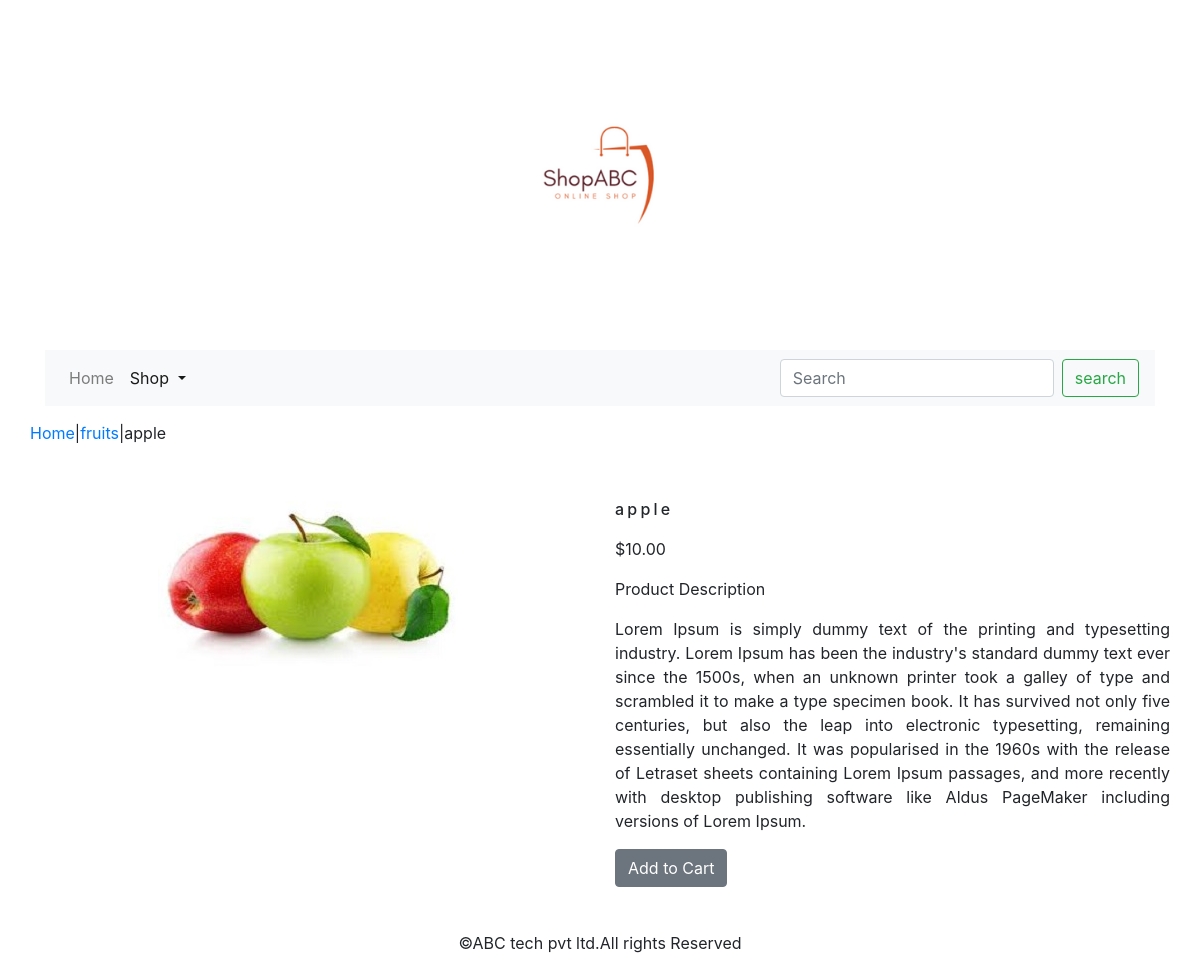
The page /shop/fruits/apple/ on the database its author committed.
### shop/models.py (models this page shows, shortened)
class Product(models.Model):
    name = models.CharField(max_length=250, unique=True)
    slug = models.SlugField(max_length=250, unique=True)
    description = models.TextField(blank=True)
    price = models.DecimalField(max_digits=10, decimal_places=2)
    category = models.ForeignKey(Category,on_delete=models.CASCADE)
    image = models.ImageField(upload_to='product', blank=True)
    stock = models.IntegerField()
    available=models.BooleanField(default=True)
    created= models.DateTimeField(auto_now_add=True)
    updated= models.DateTimeField(auto_now=True)
    class Meta:
        ordering = ('name',)
        verbose_name = 'product'
        verbose_name_plural = 'products'

class Category(models.Model):
    name=models.CharField(max_length=250,unique=True)
    slug = models.SlugField(max_length=250, unique=True)
    description = models.TextField(blank=True)
    image = models.ImageField(upload_to='category',blank=True)
    class Meta:
        ordering=('name',)
        verbose_name='category'
        verbose_name_plural = 'categories'
    def get_url(self):
        return reverse('shop:product_by_category',args=[self.slug])
    def __str__(self):
        return '{}'.format(self.name)

### shop/views.py (the view)
# urls.py: path('<slug:c_slug>/<slug:product_slug>/',views.proDetail,name='prodCatdetail')
def proDetail(request,c_slug,product_slug):
    try:
        product=Product.objects.get(category__slug=c_slug,slug=product_slug)
    except Exception as e:
        raise e
    return render(request,'product.html',{'product':product})

### cart/context_processors.py (called while the page is built)
def counter(request):
    item_count=0
    if 'admin' in request.path:
        return{}
    else:
        try:
            cart=Cart.objects.filter(cart_id=_cart_id(request))
            car_items=CartItem.objects.all().filter(cart=cart[:1])
            for cart_item in car_items:
                item_count += cart_item.quantity
        except Cart.DoesNotExist:
            item_count=0
    return dict(item_count=item_count)

### cart/views.py (called while the page is built)
def _cart_id(request):
    cart=request.session.session_key
    if not cart:
        request.session.create()
        cart = request.session.session_key
    return cart

### shop/context_processors.py (called while the page is built)
def menu_links(request):
    links=Category.objects.all()
    return dict(links=links)

### templates/product.html (shortened to what this page needs)
{% extends 'base.html' %}
{% load static %}
{% block content %}
<div class="row my_prod_row_class">
    <div class="mx_auto">
        <p><a href="{% url 'shop:allProdCat' %}">Home</a>|<a href="{{product.category.get_url}}">{{product.category}}</a>|{{product.name}}</p>
    </div>
    <div class="container">
</div>
<br>
<div class="row">
    <div class="col-12 col-sm-12 col-md-12 col-lg-6 text-center">
        <div style="min-width:18rem">
            <img src="{{product.image.url}}" alt="{{product.name}}">
        </div>
    </div>
        <div class="col-12 col-sm-12 col-md-12 col-lg-6">
            <div>
            <h1 class="my_prod_title">{{product.name}}</h1>
            <p>${{product.price}}</p>
            <p class="my_title">Product Description</p>
            <p class="text-justify my_rod_text">{{product.description}}</p>
            {% if product.stock <= 0 %}
            <p class="text-justify my_prod_text"><b>Out of Stock</b></p>
            {% else %}
            <a class="btn btn-secondary" href="{% url 'cart:add_cart' product.id %}">Add to Cart</a>
            {% endif %}
        </div>
    </div>
</div>
</div>
</div>
{% endblock %}

### static/css/custom.css (style rules this page uses)
body { font-family: 'Roboto', sans-serif; }
.my_title { font_size:16px; text_transform:uppercase; letter_spacing:.2em; }
.my_prod_row_class { padding-top:15px; padding-bottom:20px; }
.my_prod_title { font-size:16px; text_transform:uppercase; letter-spacing:.2em; padding-top:15px; padding-bottom:10px; }

### rows shown on the page
Product: category "fruits", name "apple", image (picture), price "10.00", description "Lorem Ipsum is simply dummy text of the printing and typesetting industry. Lorem Ipsum has been the industry's standard dummy text ever since the 1500s, when an unknown printer took a galley of type and scrambled it to make a type specimen book. It has survived not only five centuries, but also the leap into electronic typesetting, remaining essentially unchanged. It was popularised in the 1960s with the release of Letraset sheets containing Lorem Ipsum passages, and more recently with desktop publishing software like Aldus PageMaker including versions of Lorem Ipsum."
